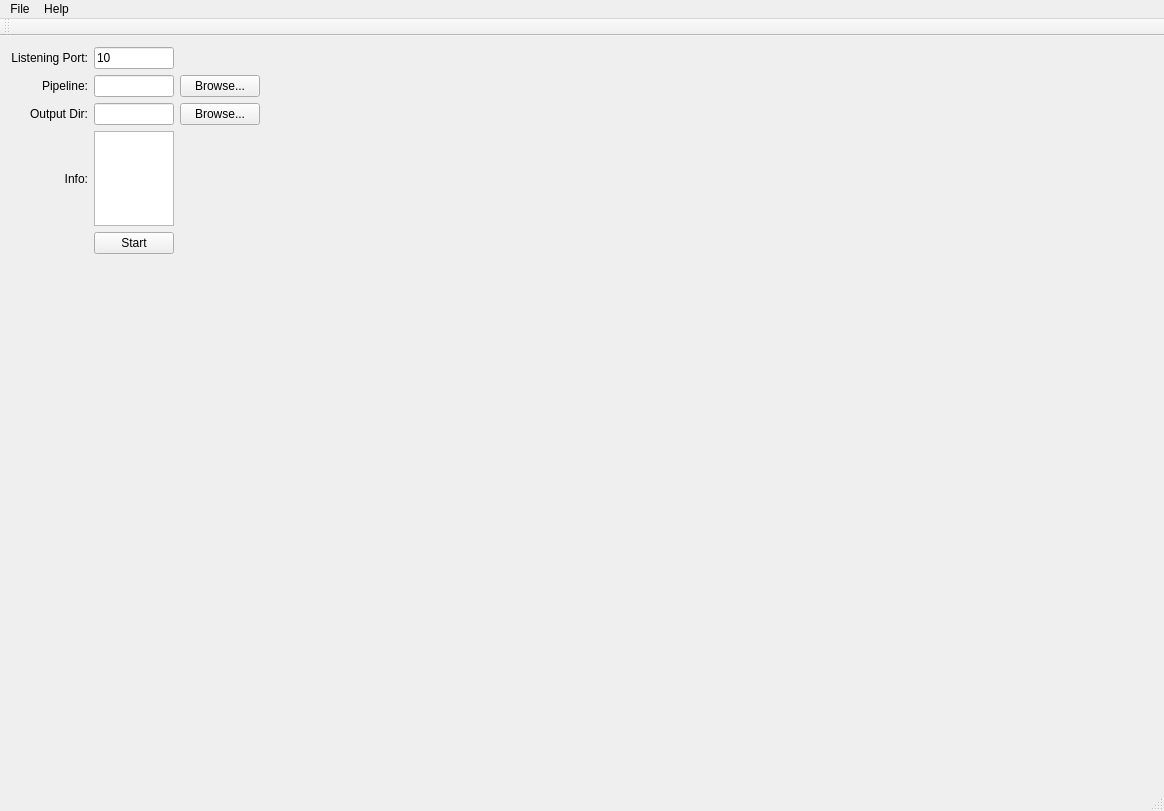
<?xml version="1.0" encoding="UTF-8"?>
<ui version="4.0">
 <class>MainWindow</class>
 <widget class="QMainWindow" name="MainWindow">
  <property name="geometry">
   <rect>
    <x>0</x>
    <y>0</y>
    <width>1164</width>
    <height>811</height>
   </rect>
  </property>
  <property name="windowTitle">
   <string>MainWindow</string>
  </property>
  <widget class="QWidget" name="centralWidget">
   <layout class="QGridLayout" name="gridLayout_2">
    <item row="0" column="0">
     <layout class="QHBoxLayout" name="horizontalLayout" stretch="1,5">
      <item>
       <layout class="QVBoxLayout" name="verticalLayout" stretch="2,2,3">
        <item>
         <layout class="QGridLayout" name="gridLayout">
          <item row="0" column="2">
           <widget class="QLabel" name="label">
            <property name="text">
             <string>Listening Port:</string>
            </property>
            <property name="alignment">
             <set>Qt::AlignRight|Qt::AlignTrailing|Qt::AlignVCenter</set>
            </property>
           </widget>
          </item>
          <item row="1" column="2">
           <widget class="QLabel" name="label_2">
            <property name="text">
             <string>Pipeline:</string>
            </property>
            <property name="alignment">
             <set>Qt::AlignRight|Qt::AlignTrailing|Qt::AlignVCenter</set>
            </property>
           </widget>
          </item>
          <item row="1" column="3">
           <widget class="QLineEdit" name="editPipeline"/>
          </item>
          <item row="1" column="4">
           <widget class="QPushButton" name="buttonBrowsePipeline">
            <property name="text">
             <string>Browse...</string>
            </property>
           </widget>
          </item>
          <item row="3" column="2">
           <widget class="QLabel" name="label_5">
            <property name="text">
             <string>Info:</string>
            </property>
            <property name="alignment">
             <set>Qt::AlignRight|Qt::AlignTrailing|Qt::AlignVCenter</set>
            </property>
           </widget>
          </item>
          <item row="0" column="3">
           <widget class="QLineEdit" name="editListeningPort">
            <property name="text">
             <string>10</string>
            </property>
           </widget>
          </item>
          <item row="2" column="3">
           <widget class="QLineEdit" name="editOutput"/>
          </item>
          <item row="2" column="2">
           <widget class="QLabel" name="label_3">
            <property name="text">
             <string>Output Dir:</string>
            </property>
            <property name="alignment">
             <set>Qt::AlignRight|Qt::AlignTrailing|Qt::AlignVCenter</set>
            </property>
           </widget>
          </item>
          <item row="3" column="3">
           <widget class="QPlainTextEdit" name="editInfo"/>
          </item>
          <item row="2" column="4">
           <widget class="QPushButton" name="buttoinBrowseOuput">
            <property name="text">
             <string>Browse...</string>
            </property>
           </widget>
          </item>
          <item row="4" column="3">
           <widget class="QPushButton" name="buttonStart">
            <property name="text">
             <string>Start</string>
            </property>
           </widget>
          </item>
         </layout>
        </item>
        <item>
         <spacer name="verticalSpacer">
          <property name="orientation">
           <enum>Qt::Vertical</enum>
          </property>
          <property name="sizeHint" stdset="0">
           <size>
            <width>20</width>
            <height>108</height>
           </size>
          </property>
         </spacer>
        </item>
        <item>
         <widget class="Plot1D" name="plot1d_widget" native="true"/>
        </item>
       </layout>
      </item>
      <item>
       <widget class="ImageLayoutWidget" name="imagelayout_widget" native="true"/>
      </item>
     </layout>
    </item>
   </layout>
  </widget>
  <widget class="QMenuBar" name="menuBar">
   <property name="geometry">
    <rect>
     <x>0</x>
     <y>0</y>
     <width>1164</width>
     <height>26</height>
    </rect>
   </property>
   <widget class="QMenu" name="menuFile">
    <property name="title">
     <string>File</string>
    </property>
    <addaction name="actionOpen"/>
    <addaction name="actionSave"/>
    <addaction name="actionExit"/>
   </widget>
   <widget class="QMenu" name="menuHelp">
    <property name="title">
     <string>Help</string>
    </property>
    <addaction name="actionAbout"/>
   </widget>
   <addaction name="menuFile"/>
   <addaction name="menuHelp"/>
  </widget>
  <widget class="QToolBar" name="mainToolBar">
   <attribute name="toolBarArea">
    <enum>TopToolBarArea</enum>
   </attribute>
   <attribute name="toolBarBreak">
    <bool>false</bool>
   </attribute>
  </widget>
  <widget class="QStatusBar" name="statusBar"/>
  <action name="actionOpen">
   <property name="text">
    <string>Open(&amp;O)</string>
   </property>
  </action>
  <action name="actionSave">
   <property name="text">
    <string>Save</string>
   </property>
  </action>
  <action name="actionExit">
   <property name="text">
    <string>Exit</string>
   </property>
  </action>
  <action name="actionAbout">
   <property name="text">
    <string>About</string>
   </property>
  </action>
 </widget>
 <layoutdefault spacing="6" margin="11"/>
 <customwidgets>
  <customwidget>
   <class>ImageLayoutWidget</class>
   <extends>QWidget</extends>
   <header location="global">imagelayoutwidget.h</header>
   <container>1</container>
  </customwidget>
  <customwidget>
   <class>Plot1D</class>
   <extends>QWidget</extends>
   <header location="global">plot1d.h</header>
   <container>1</container>
  </customwidget>
 </customwidgets>
 <resources/>
 <connections/>
</ui>
